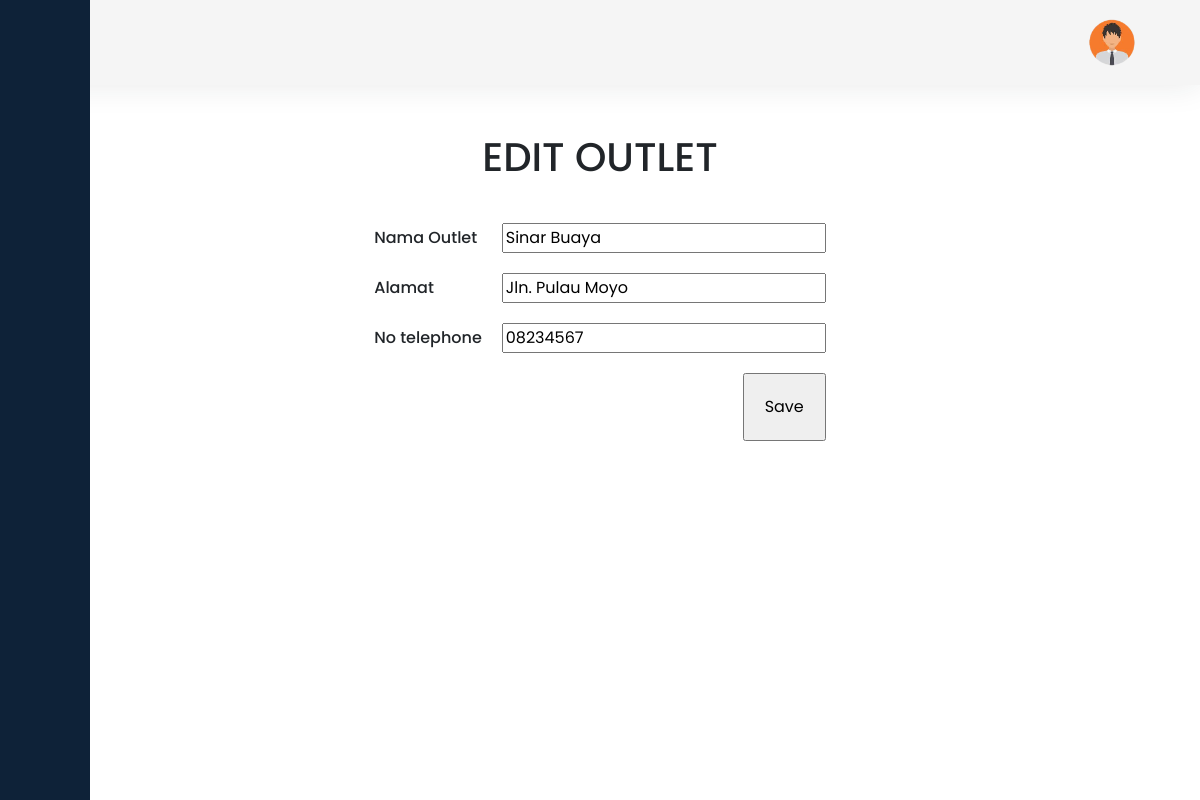
Page /dashboard.php?page=edit_outlet&id=2 on the committed database.
### tables this page shows
CREATE TABLE `tb_outlet` (
  `id_outlet` int(11) NOT NULL,
  `nama` varchar(100) NOT NULL,
  `alamat` text NOT NULL,
  `tlp` varchar(15) NOT NULL
);

### edit/edit_outlet.php (the view, shortened to what this page needs)
<!DOCTYPE html>
<html lang="en">
<head>
</head>
<body>
<?php
    $id = $_GET['id'];
    $query_outlet = mysqli_query($koneksi, "SELECT * FROM tb_outlet WHERE id_outlet='$id'");
    $baris_outlet = mysqli_fetch_assoc($query_outlet);
?>
<center><br>
    <h1>EDIT OUTLET</h1>
    <br>
    <form action="edit/proses_outlet.php" method="POST">
        <table cellpadding="10">
            <tr>
                <td>Nama Outlet</td>
                <td><input type="text" name="nama" value="<?=$baris_outlet['nama'];?>"></td>
            </tr>
            <tr>
                <td>Alamat</td>
                <td><input type="text" name="alamat" value="<?=$baris_outlet['alamat'];?>"></td>
            </tr>
            <tr>
                <td>No telephone</td>
                <td><input type="text" name="tlp" value="<?=$baris_outlet['tlp'];?>"></td>
            </tr>
                <td></td>
                <td><input type="submit" style="float:right;  padding:20px;" value="Save"></td>
        </table>
    </form>
</center>
</body>
</html>

### style/style.css (style rules this page uses)
body { font-family: "Poppins", sans-serif; font-weight: 500; font-style: normal; }

### rows in the picture
tb_outlet: nama "Sinar Buaya", alamat "Jln. Pulau Moyo", tlp "08234567"
